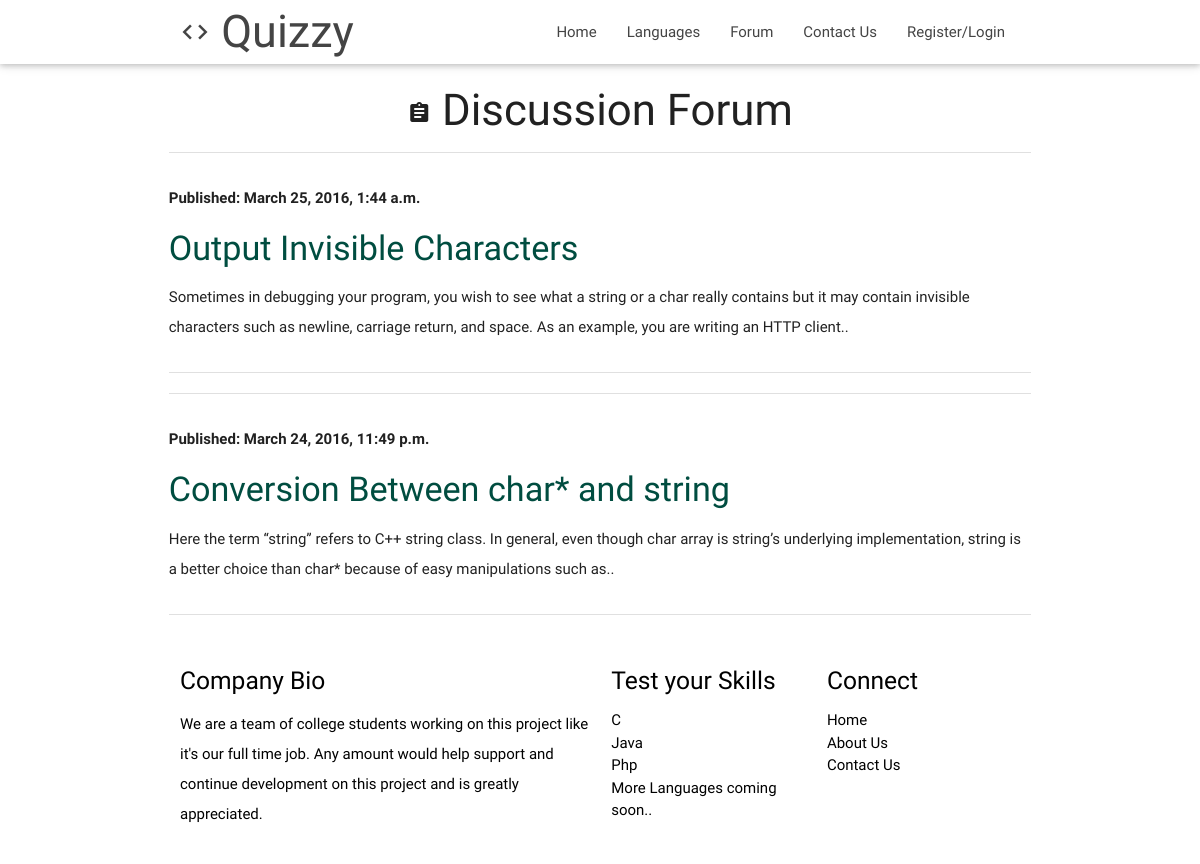
Page /forums/ on the committed database.
### forums/models.py (models this page shows, shortened)
class Post(models.Model):
    user = models.ForeignKey('auth.User')
    question = models.CharField(max_length=200)
    text = models.TextField()
    synopsis = models.TextField(default="null")
    slug = models.SlugField(max_length=120, unique=True, default="null")
    created_date = models.DateTimeField(
            default=timezone.now)
    published_date = models.DateTimeField(
            blank=True, null=True)

### forums/views.py (the view)
# urls.py: url(r'^forums/$', views.post_list, name='post_list'),
def post_list(request):
    posts = Post.objects.all().order_by('-published_date')
    return render(request, 'forums/post_list.html', {'posts': posts})

### forums/templates/forums/post_list.html (shortened to what this page needs)
<!DOCTYPE html>
<html lang="en">
<head>
  {% load staticfiles %}
  <link href="{% static 'css/materialize.css' %}" type="text/css" rel="stylesheet" media="screen,projection"/>
  <link href="{% static 'css/style.css' %}" type="text/css" rel="stylesheet" media="screen,projection"/>
</head>
<body>
  <nav class="white" role="navigation">
    <div class="nav-wrapper container">
      <a id="logo-container" href="/" class="brand-logo" style="font-family: 'Amaranth', sans-serif;font-size:300%;"><i class="material-icons" style="float:left;">code</i>&nbspQuizzy</a>
      <ul class="right hide-on-med-and-down">
        <li><a href="/">Home</a></li>
        <li><a href="/test/">Languages</a></li>
          <li><a href="/forums">Forum</a></li>
        <li><a href="/contact">Contact Us</a></li>
        {% if user.is_authenticated %}
        <li><a class="dropdown-button" data-beloworigin="true" data-activates="dropdown1">Welcome {{user.username}} ▼</a></li>
          <ul id='dropdown1' class='dropdown-content'>
            <li><a href="/performance">Your Performance</a></li>
            <li><a href="/logout">Logout</a></li>
          </ul>
        {% else %}
        <li><a href="/login">Register/Login</a></li>
        {% endif %}
      </ul>
    </div>
  </nav>
        <div class="container">
        <h3 class="center-align"><i class="material-icons">assignment</i>&nbspDiscussion Forum</h3>
        {% for post in posts %}
            <div class="row">
              <div class="divider"></div>
              <div class="section">
                <p><b>Published: {{ post.published_date }}</b></p>
                <h4><a href="/forums/{{ post.id }}/{{post.slug}}"><span style="color:#004d40">{{ post.question }}</span></a></h4>
                <p>{{ post.synopsis|linebreaks }}</p>
            </div>
            <div class="divider"></div>
          </div>
        {% endfor %}
        </div>
<footer class="page-footer white">
    <div class="container">
      <div class="row">
        <div class="col l6 s12">
          <h5 class="black-text">Company Bio</h5>
          <p class="black-text text-lighten-4">We are a team of college students working on this project like it's our full time job. Any amount would help support and continue development on this project and is greatly appreciated.</p>
        </div>
        <div class="col l3 s12">
          <h5 class="black-text">Test your Skills</h5>
          <ul>
            <li><a class="black-text" href="#!">C</a></li>
            <li><a class="black-text" href="#!">Java</a></li>
            <li><a class="black-text" href="#!">Php</a></li>
            <li><a class="black-text" href="#!">More Languages coming soon..</a></li>
          </ul>
        </div>
        <div class="col l3 s12">
          <h5 class="black-text">Connect</h5>
          <ul>
            <li><a class="black-text" href="#!">Home</a></li>
            <li><a class="black-text" href="#!">About Us</a></li>
            <li><a class="black-text" href="#!">Contact Us</a></li>
          </ul>
        </div>
      </div>
    </div>
  </footer>
  </body>
</html>

### static/css/style.css (style rules this page uses)
nav ul a, nav .brand-logo { color: #444; }
p { line-height: 2rem; }
footer.page-footer { margin: 0; }

### rows in the picture
Post: published_date "March 25, 2016, 1:44 a.m.", question "Output Invisible Characters", synopsis "Sometimes in debugging your program, you wish to see what a string or a char really contains but it may contain invisible characters such as newline, carriage return, and space. As an example, you are writing an HTTP client.."
Post: published_date "March 24, 2016, 11:49 p.m.", question "Conversion Between char* and string", synopsis "Here the term “string” refers to C++ string class. In general, even though char array is string’s underlying implementation, string is a better choice than char* because of easy manipulations such as.."
